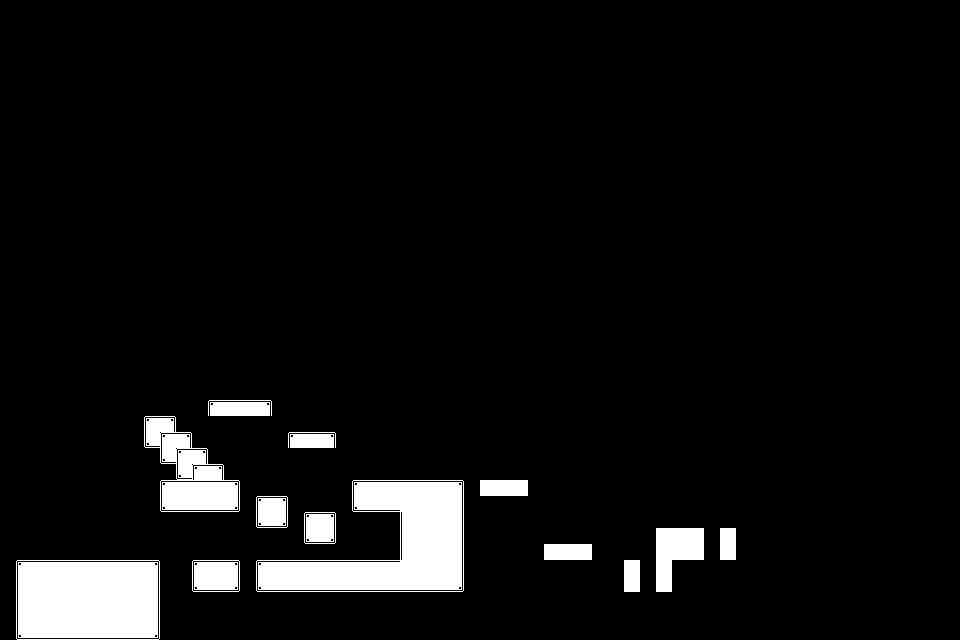

A 2D game scene composited from a Tiled map and its tileset images. What follows is a short description and the map's XML, with each tile layer's data collapsed to a summary:
An orthogonal 60x40 tile map with 16x16 px tiles, 3 tile layers (PlatformFull, noir, blanc).

<map version="1.10" tiledversion="1.10.2" orientation="orthogonal" renderorder="right-down" width="60" height="40" tilewidth="16" tileheight="16" infinite="0" nextlayerid="4" nextobjectid="1">
 <tileset firstgid="1" source="map.tsx" />
 <layer id="1" name="PlatformFull" width="60" height="40">
  <data>[2400 cells, 139 non-empty, 9 distinct tile ids]</data>
 </layer>
 <layer id="2" name="noir" width="60" height="40">
  <data>[2400 cells, 26 non-empty, 2 distinct tile ids]</data>
 </layer>
 <layer id="3" name="blanc" width="60" height="40">
  <data>[2400 cells, 16 non-empty, 1 distinct tile ids]</data>
 </layer>
</map>
